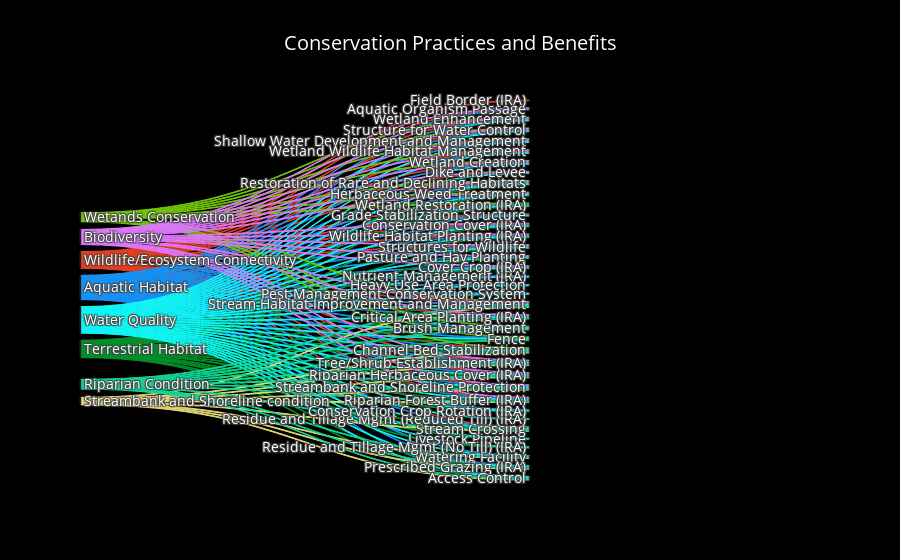

The cell this chart's notebook holds for it:
### Code cell
fig = go.Figure(data=[go.Sankey(
    node = dict(
      thickness = 1,
      color = 'black',
      label = labels,
      hoverinfo='none', 
    ),
    link = dict(
      source = long_data['source_idx'],
      target = long_data['target_idx'],
      value = long_data['value'],
      color = long_data['color'],
      hovertemplate = '%{source.label} benefits %{target.label}<extra></extra>',
      hoverlabel = dict(bgcolor = 'black', font=dict(size=14)),
      hovercolor = 'white',
  ))])

fig.update_layout(title_text="Conservation Practices and Benefits", 
                  font_size=14,
                  font_color='white',
                  title_x=0.5,
                  height=1200, 
                  margin=dict(r=370), 
                  paper_bgcolor='black')
fig.update_traces(textfont_color='white', selector=dict(type='sankey'))
js = '''
const TEXTPAD = 3; // constant used by Plotly.js

// Node alignment function from https://stackoverflow.com/a/75662652
function sankeyNodeLabelsAlign(position, forcePos) {
  const textAnchor = {left: 'end', right: 'start', center: 'middle'}[position];
  const nodes = gd.getElementsByClassName('sankey-node');

  for (const node of nodes) {
    const d = node.__data__;
    const label = node.getElementsByClassName('node-label').item(0);

    // Ensure to reset any previous modifications
    label.setAttribute('x', 0);

    if (!d.horizontal)
      continue;

    // This is how Plotly's default text positioning is computed (coordinates
    // are relative to that of the cooresponding node).
    const padX = d.nodeLineWidth / 2 + TEXTPAD;
    const posX = padX + d.visibleWidth;
    let x;

    switch (position) {
      case 'left':
        if (d.left || d.node.originalLayer === 0 && !forcePos)
          continue;
        x = -posX - padX;
        break;

      case 'right':
        if (!d.left || !forcePos)
          continue;
        x = posX + padX;
        break;

      case 'center':
        if (!forcePos && (d.left || d.node.originalLayer === 0))
          continue;
        x = (d.nodeLineWidth + d.visibleWidth)/2 + (d.left ? padX : -posX);
        break;
    }

    label.setAttribute('x', x);
    label.setAttribute('text-anchor', textAnchor);
  }
}

const gd = document.getElementById('{plot_id}');
const position = 'right';
const forcePos = true;

gd.on('plotly_afterplot', sankeyNodeLabelsAlign.bind(gd, position, forcePos));
gd.emit('plotly_afterplot');
'''

fig.show(post_script=[js])

### Figure 1 — Plotly figure (JSON) as saved in the notebook; plotly's stock layout.template omitted (floating-point values rounded to 4 significant figures; data arrays with more than 128 entries replaced by an {"elided": "..."} marker saying what was removed)
{"data": [{"link": {"color": {"elided": "416 str values"}, "hovercolor": "white", "hoverlabel": {"bgcolor": "black", "font": {"size": 14}}, "hovertemplate": "%{source.label} benefits %{target.label}<extra></extra>", "source": {"elided": "416 int values"}, "target": {"elided": "416 int values"}, "value": {"elided": "416 int values"}}, "node": {"color": "black", "hoverinfo": "none", "label": ["Wetland Enhancement", "Aquatic Organism Passage", "Herbaceous Weed Treatment", "Structure for Water Control", "Shallow Water Development and Management", "Water Quality", "Biodiversity", "Wetland Wildlife Habitat Management", "Tree/Shrub Establishment (IRA)", "Pond", "Riparian Condition", "Wetland Restoration (IRA)", "Watering Facility", "Wetland Creation", "Riparian Herbaceous Cover (IRA)", "Range planting (IRA)", "Nutrient Management (IRA)", "Spring Development", "Grassed Waterway (IRA)", "Conservation Cover (IRA)", "Heavy Use Area Protection", "Field Border (IRA)", "Micro-irrigation", "Pasture and Hay Planting", "Forest Stand Improvement (IRA)", "Drainage Water Management", "Restoration of Rare and Declining Habitats", "Sprinkler system", "Pest Management Conservation System", "Streambank and Shoreline Protection", "Water Well", "Wildlife/Ecosystem Connectivity", "Mulching (IRA)", "Pumping Plant", "Brush Management", "Channel Bed Stabilization", "Streambank and Shoreline condition", "Riparian Forest Buffer (IRA)", "Livestock Pipeline", "Stream Habitat Improvement and Management", "Wildlife Habitat Planting (IRA)", "Aquatic Habitat", "Prescribed Grazing (IRA)", "Access Control", "Tree/Shrub Site Preparation", "Diversion", "Stream Crossing", "Dike and Levee", "Lined waterway or outlet", "Structures for Wildlife", "Terrestrial Habitat", "Wetands Conservation", "Residue and Tillage Mgmt (Reduced Till) (IRA)", "Cover Crop (IRA)", "Fence", "Grade Stabilization Structure", "Prescribed Burning (IRA)", "Conservation Crop Rotation (IRA)", "Residue and Tillage Mgmt (No Till) (IRA)", "Critical Area Planting (IRA)"], "thickness": 1}, "textfont": {"color": "white"}, "type": "sankey"}], "layout": {"autosize": true, "font": {"color": "white", "size": 14}, "margin": {"r": 370}, "paper_bgcolor": "black", "title": {"text": "Conservation Practices and Benefits", "x": 0.5}}}
